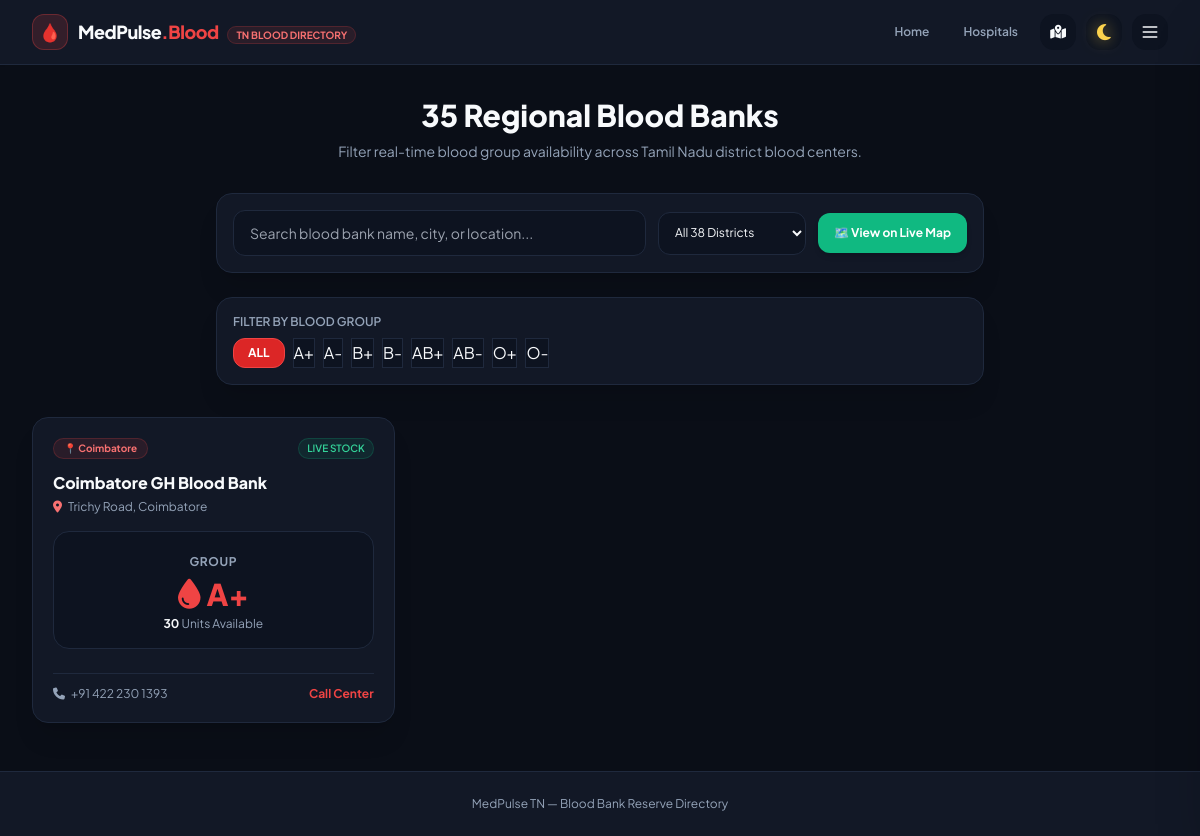
Screenshot of /blood_bank.php?district=Coimbatore with the database file from the repository.
### tables this page shows
CREATE TABLE IF NOT EXISTS `blood_bank` (
  `id` INT AUTO_INCREMENT PRIMARY KEY,
  `blood_bank_name` VARCHAR(255) NOT NULL,
  `district` VARCHAR(100) NOT NULL,
  `address` TEXT NOT NULL,
  `blood_group` VARCHAR(10) NOT NULL,
  `units` INT NOT NULL DEFAULT 0,
  `contact` VARCHAR(50) NOT NULL,
  `lat` DECIMAL(10, 8) NULL,
  `lon` DECIMAL(11, 8) NULL,
  `last_updated` TIMESTAMP DEFAULT CURRENT_TIMESTAMP ON UPDATE CURRENT_TIMESTAMP
);

### db_connect.php (called while the page is built, shortened)
<?php
$host = "localhost";
$username = "root";
$password = "";
$database = "medpulse_tn";
$conn = @new mysqli($host, $username, $password, $database);
if (!$conn->connect_error) {
    $db_connected = true;
} else {
    $db_connected = false;
}
?>

### blood_bank.php (the view, shortened to what this page needs)
<?php
include 'db_connect.php';
$district_filter = $_GET['district'] ?? '';
$blood_group = $_GET['blood_group'] ?? '';
$search_filter = $_GET['search'] ?? '';
$blood_list = [];
if ($db_connected) {
    $sql = "SELECT * FROM blood_bank WHERE 1=1";
    $params = [];
    $types = "";
    if (!empty($district_filter)) {
        $sql .= " AND district = ?";
        $params[] = $district_filter;
        $types .= "s";
    }
    $stmt = $conn->prepare($sql);
    if (!empty($params)) {
        $stmt->bind_param($types, ...$params);
    }
    $stmt->execute();
    $result = $stmt->get_result();
    while ($row = $result->fetch_assoc()) {
        $blood_list[] = $row;
    }
}
?>
<!DOCTYPE html>
<html lang="en" class="dark">
<head>
  <script src="https://cdn.tailwindcss.com"></script>
  <link rel="stylesheet" href="https://cdnjs.cloudflare.com/ajax/libs/font-awesome/6.4.0/css/all.min.css" />
  <link rel="stylesheet" href="./styles.css" />
</head>
<body class="min-h-screen flex flex-col justify-between">
  <nav class="sticky top-0 z-40 border-b border-theme bg-card px-4 md:px-8 py-3.5 shadow-sm">
    <div class="max-w-7xl mx-auto flex items-center justify-between">
      <a href="index.php" class="flex items-center gap-2.5">
        <div class="w-9 h-9 rounded-xl bg-red-500/15 border border-red-500/30 flex items-center justify-center font-extrabold text-red-500 text-lg">🩸</div>
        <div>
          <span class="text-lg font-extrabold tracking-tight text-main">MedPulse<span class="text-red-500">.Blood</span></span>
          <span class="text-[10px] bg-red-500/10 text-red-400 px-2 py-0.5 rounded-full font-bold ml-1.5 border border-red-500/20">TN BLOOD DIRECTORY</span>
        </div>
      </a>
      <div class="flex items-center gap-2.5">
        <a href="index.php" class="text-xs font-semibold text-muted hover:text-red-400 px-3 py-1.5">Home</a>
        <a href="hospitals.php" class="text-xs font-semibold text-muted hover:text-red-400 px-3 py-1.5">Hospitals</a>
        <a href="map.php" title="Live Emergency GIS Map" class="w-9 h-9 icon-btn-reactive text-sm flex items-center justify-center">
          <i class="fa-solid fa-map-location-dot"></i>
        </a>
        <button onclick="toggleTheme()" title="Toggle Light/Dark Theme" class="w-9 h-9 icon-btn-reactive text-sm flex items-center justify-center">
          <span class="theme-icon-symbol"><i class="fa-solid fa-moon"></i></span>
        </button>
        <button onclick="openSidebar()" title="Open Menu Drawer" class="w-9 h-9 icon-btn-reactive text-sm">
          <svg class="w-5 h-5" fill="none" stroke="currentColor" viewBox="0 0 24 24">
            <path stroke-linecap="round" stroke-linejoin="round" stroke-width="2" d="M4 6h16M4 12h16M4 18h16"/>
          </svg>
        </button>
      </div>
    </div>
  </nav>
  <section class="px-4 md:px-8 pt-8 pb-12 max-w-7xl mx-auto w-full flex-grow">
    <div class="text-center max-w-3xl mx-auto mb-8">
      <h1 class="text-3xl font-extrabold text-main mb-2">35 Regional Blood Banks</h1>
      <p class="text-muted text-xs md:text-sm">Filter real-time blood group availability across Tamil Nadu district blood centers.</p>
    </div>
    <form method="GET" action="blood_bank.php" class="max-w-3xl mx-auto mb-8 space-y-4">
      <div class="bg-card border border-theme p-3 md:p-4 rounded-2xl shadow-xl flex flex-col sm:flex-row gap-3 items-stretch sm:items-center max-w-3xl mx-auto mb-6 anti-gravity-card">
        <input
          type="text"
          name="search"
          placeholder="Search blood bank name, city, or location..."
          class="w-full bg-input border border-theme text-main px-4 py-3 rounded-xl text-sm focus:outline-none focus:border-red-500 sm:flex-1"
          value="<?= htmlspecialchars($search_filter) ?>"
          onchange="this.form.submit()"
        />
        <select name="district" onchange="this.form.submit()" class="bg-input border border-theme text-main text-xs px-3 py-3 rounded-xl focus:outline-none focus:border-red-500">
          <option value="">All 38 Districts</option>
        </select>
        <a href="map.php" id="map-btn" onclick="redirectToMap(event, 'map.php')" class="map-btn bg-emerald-500 hover:bg-emerald-600 text-white font-bold text-xs px-4 py-3 rounded-xl shadow-md transition-all flex items-center justify-center gap-1.5 whitespace-nowrap shrink-0">
          🗺️ View on Live Map
        </a>
      </div>
      <div class="bg-card border border-theme p-4 rounded-2xl shadow-xl space-y-4 anti-gravity-card">
        <div>
          <label class="block text-xs font-semibold text-muted uppercase mb-2">Filter by Blood Group</label>
          <div class="flex flex-wrap gap-2">
            <button type="button" onclick="selectBloodGroupPHP('')" class="blood-pill <?= empty($blood_group) ? 'active px-3.5 py-1.5 rounded-xl text-xs font-bold border border-red-500 bg-red-600 text-white' : 'border border-theme bg-input text-main hover:border-red-500' ?> transition-all">ALL</button>
            <?php foreach (['A+', 'A-', 'B+', 'B-', 'AB+', 'AB-', 'O+', 'O-'] as $bg): ?>
              <button type="button" onclick="selectBloodGroupPHP('<?= $bg ?>')" class="blood-pill <?= ($blood_group == $bg) ? 'active px-3.5 py-1.5 rounded-xl text-xs font-bold border border-red-500 bg-red-600 text-white' : 'border border-theme bg-input text-main hover:border-red-500' ?> transition-all"><?= $bg ?></button>
            <?php endforeach; ?>
          </div>
        </div>
      </div>
    </form>
    <div class="grid grid-cols-1 md:grid-cols-2 lg:grid-cols-3 gap-6">
      <?php if (!empty($blood_list)): ?>
        <?php foreach ($blood_list as $row): ?>
          <div class="bg-card border border-theme rounded-2xl p-5 hover:border-red-500/40 transition-all shadow-xl flex flex-col justify-between anti-gravity-card">
            <div>
              <div class="flex items-center justify-between gap-2 mb-3">
                <span class="text-[10px] bg-red-500/10 text-red-400 px-2.5 py-0.5 rounded-full font-bold border border-red-500/20">
                  📍 <?= htmlspecialchars($row['district'] ?? 'Tamil Nadu') ?>
                </span>
                <span class="text-[10px] bg-emerald-500/10 text-emerald-400 px-2 py-0.5 rounded-full font-semibold border border-emerald-500/20">
                  LIVE STOCK
                </span>
              </div>
              <h3 class="font-extrabold text-main text-base mb-1">
                <?= htmlspecialchars($row['blood_bank_name'] ?? 'Blood Bank') ?>
              </h3>
              <p class="text-xs text-muted mb-4"><i class="fa-solid fa-location-dot text-red-400 me-1"></i> <?= htmlspecialchars($row['address'] ?? 'Address unavailable') ?></p>
              <div class="bg-input border border-theme rounded-2xl p-4 text-center my-2">
                <span class="text-xs text-muted uppercase font-bold tracking-wider">Group</span>
                <div class="text-3xl font-extrabold text-red-500 my-1 flex items-center justify-center gap-1.5">
                  <i class="fa-solid fa-droplet"></i> <?= htmlspecialchars($row['blood_group'] ?? 'N/A') ?>
                </div>
                <div class="text-xs font-bold text-main mt-1">
                  <?= htmlspecialchars($row['units'] ?? '0') ?> <span class="text-muted font-normal">Units Available</span>
                </div>
              </div>
            </div>
            <div class="pt-3 border-t border-theme flex items-center justify-between text-xs mt-4">
              <span class="text-muted"><i class="fa-solid fa-phone me-1"></i> <?= htmlspecialchars($row['contact'] ?? 'N/A') ?></span>
              <a href="tel:<?= htmlspecialchars($row['contact'] ?? '') ?>" class="text-red-500 font-bold hover:underline">Call Center</a>
            </div>
          </div>
        <?php endforeach; ?>
      <?php endif; ?>
    </div>
  </section>
  <footer class="border-t border-theme py-6 px-4 md:px-8 bg-card text-center text-xs text-muted">
    <p>MedPulse TN — Blood Bank Reserve Directory</p>
  </footer>
</body>
</html>

### styles.css (style rules this page uses)
:root { --bg-color: #0a0e17; --card-bg: #121826; --card-hover: #182032; --text-main: #f8fafc; --text-muted: #94a3b8; --border-color: #1f293d; --input-bg: #0d1320; }
body { background-color: var(--bg-color); color: var(--text-main); font-family: 'Plus Jakarta Sans', sans-serif; transition: background-color 0.3s ease, color 0.3s ease; }
.bg-card { background-color: var(--card-bg) !important; border-color: var(--border-color) !important; }
.bg-input { background-color: var(--input-bg) !important; color: var(--text-main) !important; border-color: var(--border-color) !important; }
.text-main { color: var(--text-main) !important; }
.text-muted { color: var(--text-muted) !important; }
.border-theme { border-color: var(--border-color) !important; }
.anti-gravity-card { transition: transform 0.4s cubic-bezier(0.34, 1.56, 0.64, 1), box-shadow 0.4s cubic-bezier(0.34, 1.56, 0.64, 1), border-color 0.3s ease; will-change: transform, box-shadow; }
.icon-btn-reactive { position: relative; display: inline-flex; align-items: center; justify-content: center; border-radius: 0.875rem; border: 1px solid var(--border-theme); background-color: var(--input-bg); color: var(--text-main); transition: transform 0.25s cubic-bezier(0.34, 1.56, 0.64, 1), background-color 0.2s ease, border-color 0.2s ease, box-shadow 0.25s ease, color 0.2s ease; will-change: transform, box-shadow; cursor: pointer; }
.icon-btn-reactive i { color: var(--text-main); transition: color 0.2s ease; }
.theme-icon-symbol { display: inline-flex !important; align-items: center !important; justify-content: center !important; }

### rows the page displays
blood_bank: district "Coimbatore", blood_bank_name "Coimbatore GH Blood Bank", address "Trichy Road, Coimbatore", blood_group "A+", units "30", contact "+91 422 230 1393"

### other values shown
$bg "A+"
$bg "A-"
$bg "B+"
$bg "B-"
$bg "AB+"
$bg "AB-"
$bg "O+"
$bg "O-"
